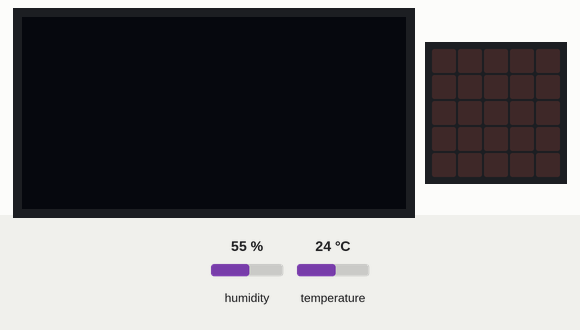
Simulated run of this program. Board: BBC micro:bit (MakeCode). Parts: 128×64 one-colour display, the board's 5×5 LED display. The inputs (shaded band) are chosen by the test bench; at power-on: humidity 55 %, temperature 24 °C.

Above: at 1.2 s.
1.3 s: humidity set to 22 %
At 9.8 s:
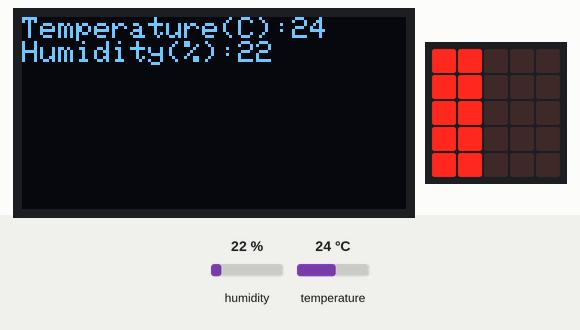
10.6 s: temperature set to 12 °C
At 17.5 s:
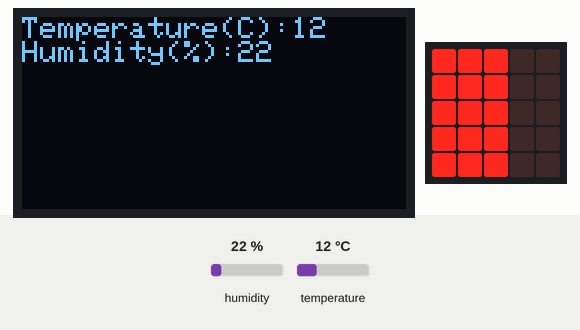
24.3 s: humidity set to 40 %
At 31.6 s:
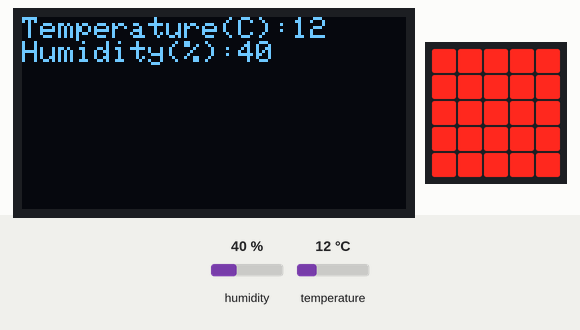
38.0 s: temperature set to 19 °C
At 45.7 s:
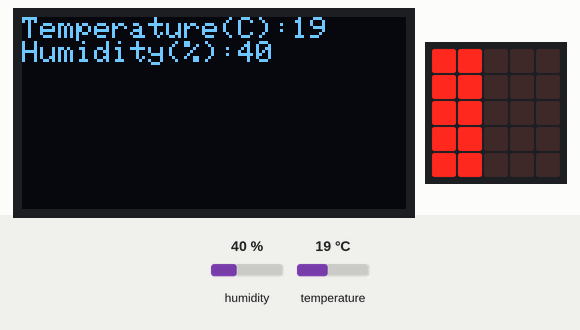
Timing chart, 0 to 47.1 s (numbered marks = the images above; inputs shaded):
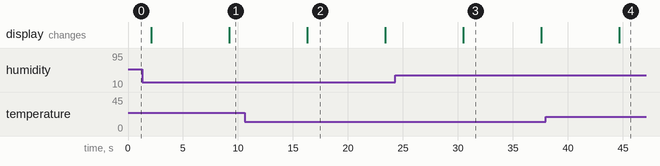

The program:

main.ts
```typescript
let ciclo = 0
OLED.init(128, 64)
basic.forever(function on_forever() {

    dht11_dht22.queryData(DHTtype.DHT11, DigitalPin.P16, true, false, true)
    dht11_dht22.selectTempType(tempType.celsius)
    if (dht11_dht22.readDataSuccessful()) {
        OLED.clear()
        OLED.writeString("Temperature(C):")
        OLED.writeNumNewLine(dht11_dht22.readData(dataType.temperature))
        OLED.writeString("Humidity(%):")
        OLED.writeNumNewLine(dht11_dht22.readData(dataType.humidity))
        if (ciclo > 4) {
            basic.clearScreen()
            ciclo = 0
            led.plot(ciclo, 0)
            led.plot(ciclo, 1)
            led.plot(ciclo, 2)
            led.plot(ciclo, 3)
            led.plot(ciclo, 4)
        } else {
            led.plot(ciclo, 0)
            led.plot(ciclo, 1)
            led.plot(ciclo, 2)
            led.plot(ciclo, 3)
            led.plot(ciclo, 4)
        }

        ciclo += 1
        basic.pause(5000)
    }

})
```

test.ts
```typescript
// i test vanno qui; questi non saranno compilati quando questo pacchetto viene usato come estensione.
```

Measured:
- what the display in image 2 shows lasts 7.1 s, from 16.3 s to 23.4 s
